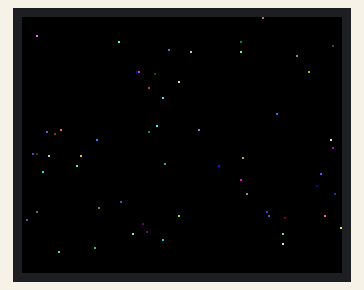
This sketch was run on a simulated Arduino Uno, built with avr-gcc and run on an emulated ATmega328P. Parts: 160×128 colour display. Random numbers use the default seed unless the sketch sets one.

Above: at 0.78 s.
At 5.0 s:
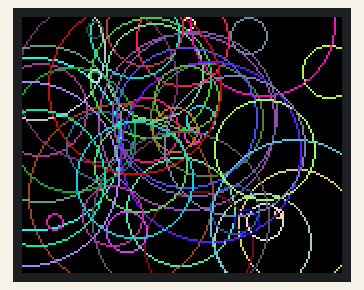
At 8.6 s:
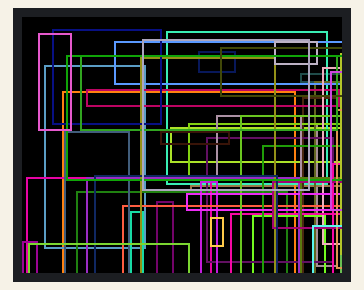
At 18.6 s:
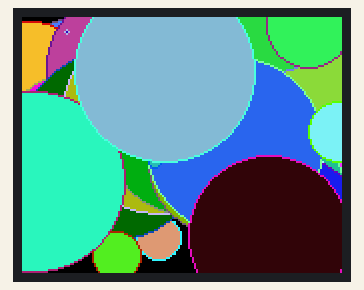
At 28.2 s:
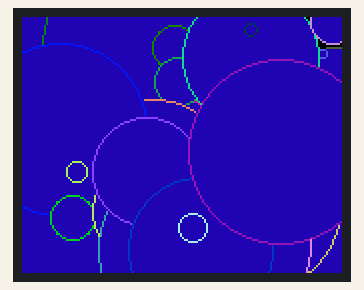
At 37.9 s:
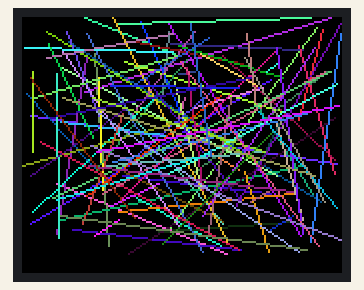

Measured:
- what the display in image 1 shows lasts 1.0 s, from 5.0 s to 6.0 s

The sketch:

project30.ino
```cpp
// Project 30 - Graphics on TFT LCD

#include <TFT.h>  // Arduino TFT LCD library
#include <SPI.h>  // SPI bus library
TFT TFTscreen = TFT(10, 9, 8); // allocate digital pins to LCD

int a;

void setup()
{
  TFTscreen.begin(); // activate LCD
  TFTscreen.background(0, 0, 0); // set display to black
  randomSeed(analogRead(0)); // for random numbers
}

void loop()
{
  // random dots
  for (a = 0; a < 100; a++)
  {
    TFTscreen.stroke(random(256), random(256), random(256));
    TFTscreen.point(random(160), random(120));
    delay(10);
  }
  delay(1000);
  TFTscreen.background(0, 0, 0); // set display to black

  // random lines
  for (a = 0; a < 100; a++)
  {
    TFTscreen.stroke(random(256), random(256), random(256));
    TFTscreen.line(random(160), random(120), random(160), random(120));
    delay(10);
  }
  delay(1000);
  TFTscreen.background(0, 0, 0); // set display to black

  // random circles
  for (a = 0; a < 50; a++)
  {
    TFTscreen.stroke(random(256), random(256), random(256));
    TFTscreen.circle(random(160), random(120), random(50));
    delay(10);
  }
  delay(1000);
  TFTscreen.background(0, 0, 0); // set display to black

  // random filled circles
  for (a = 0; a < 50; a++)
  {
    TFTscreen.fill(random(256), random(256), random(256));
    TFTscreen.stroke(random(256), random(256), random(256));
    TFTscreen.circle(random(160), random(120), random(50));
    delay(10);
  }
  delay(1000);
  TFTscreen.background(0, 0, 0); // set display to black

  // random rectangles
  TFTscreen.noFill();
  for (a = 0; a < 50; a++)
  {
    TFTscreen.stroke(random(256), random(256), random(256));
    TFTscreen.rect(random(160), random(120), random(160), random(120));
    delay(10);
  }
  delay(1000);
  TFTscreen.background(0, 0, 0); // set display to black

  // random filled rectangles
  TFTscreen.noFill();
  for (a = 0; a < 50; a++)
  {
    TFTscreen.fill(random(256), random(256), random(256));
    TFTscreen.stroke(random(256), random(256), random(256));
    TFTscreen.rect(random(160), random(120), random(160), random(120));
    delay(10);
  }
  delay(1000);
  TFTscreen.background(0, 0, 0); // set display to black
}
```
